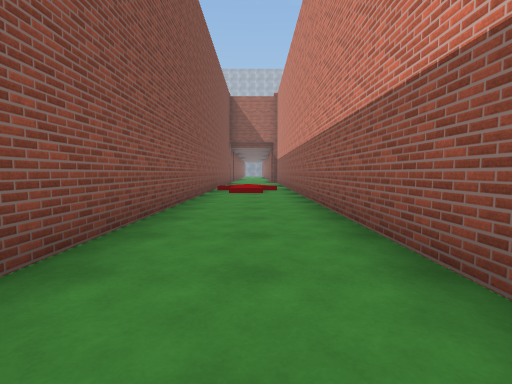
View 1 (above)

24 first-person views from a walk through a scene from a Unity 3-D project. The camera is 1.2 m above the floor, tilts 4° down and sees 85° across. The floor is counted in squares, 2 m on a side. Each view is taken from the middle of a square. On the plan, view 1 faces up. The plan holds only what a view shows up to about 9 squares ahead; the rest is blank. The place goes on beyond the plan. The player is left out. Some surface patterns are stand-ins.

View 2
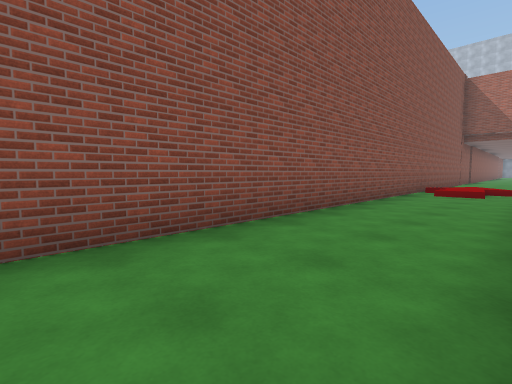

View 3
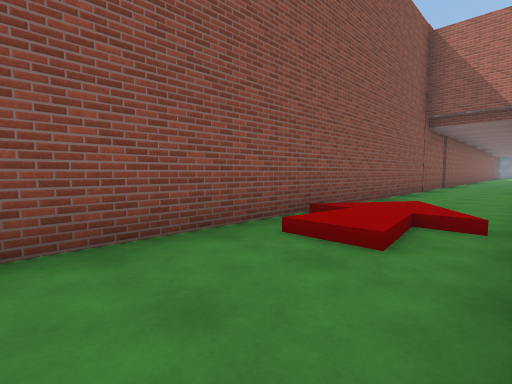

View 4
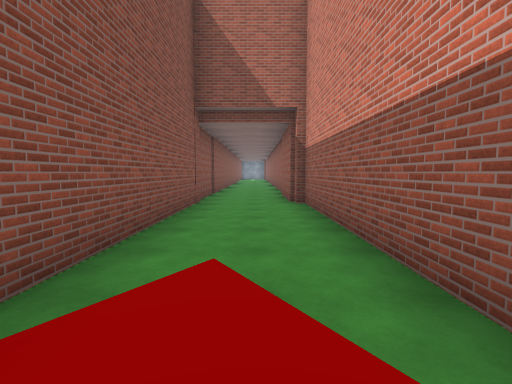

View 5
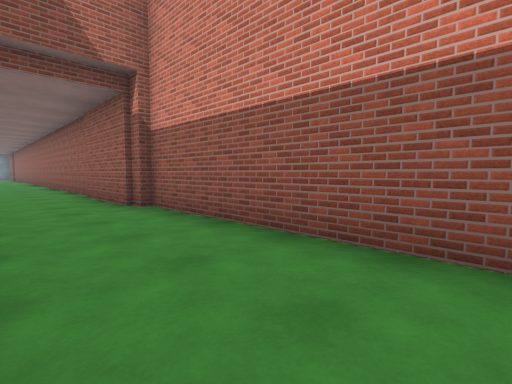

View 6
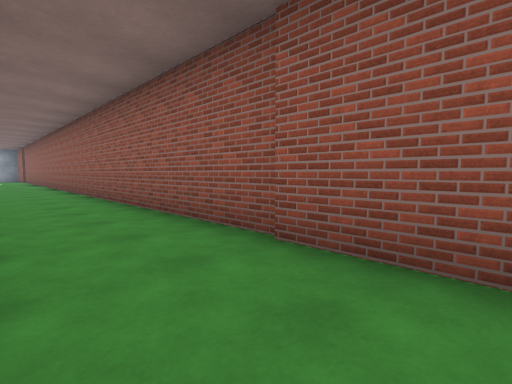

View 7
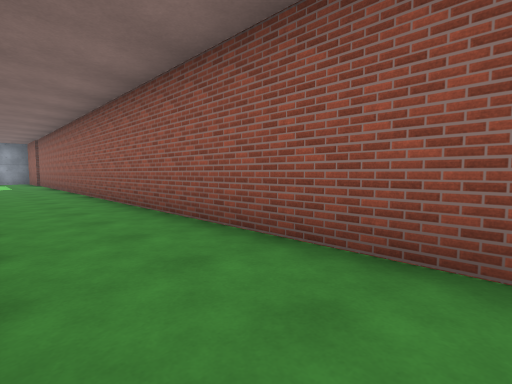

View 8
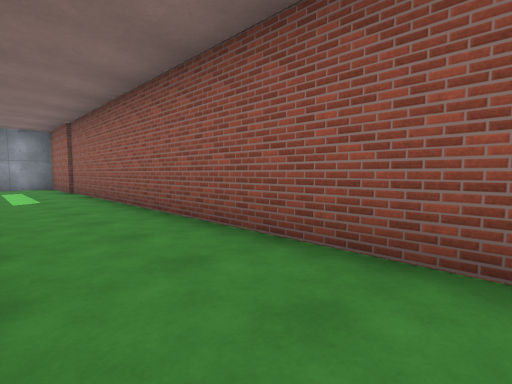

View 9
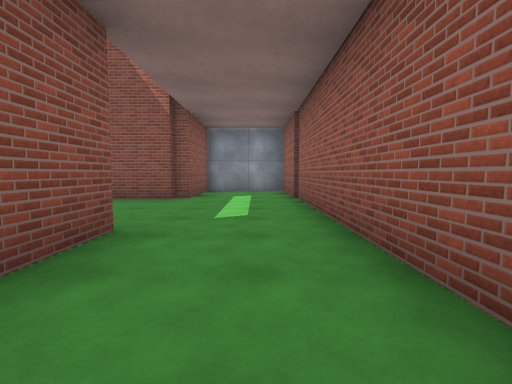

View 10
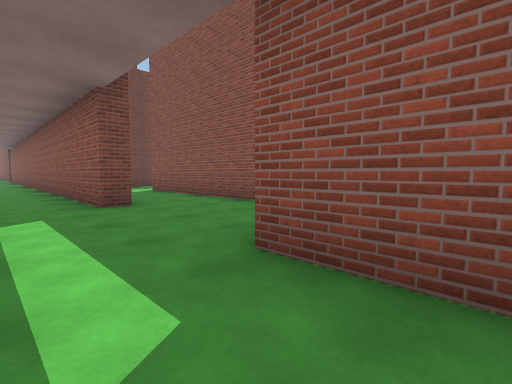

View 11
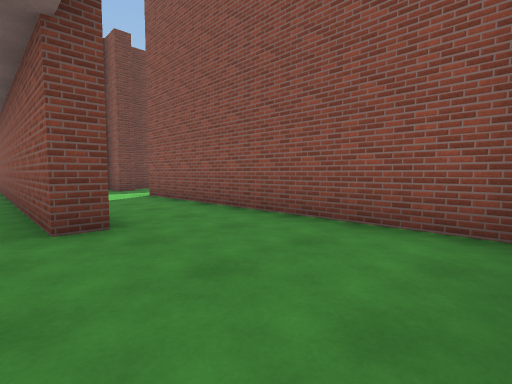

View 12
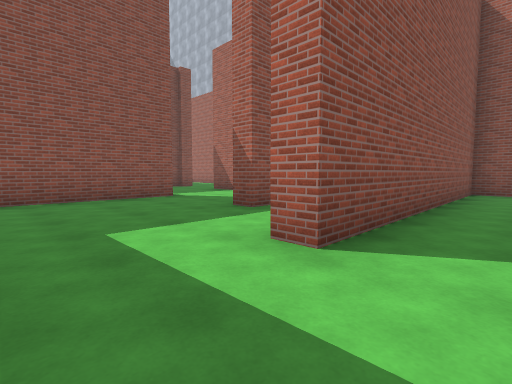

View 13
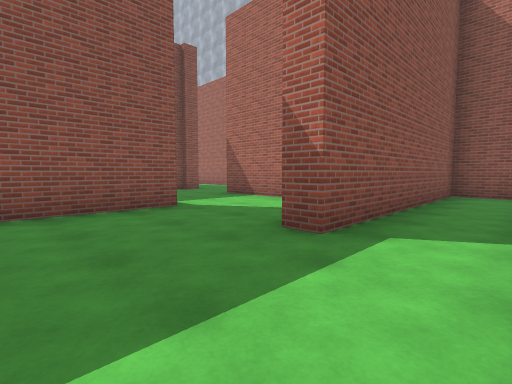

View 14
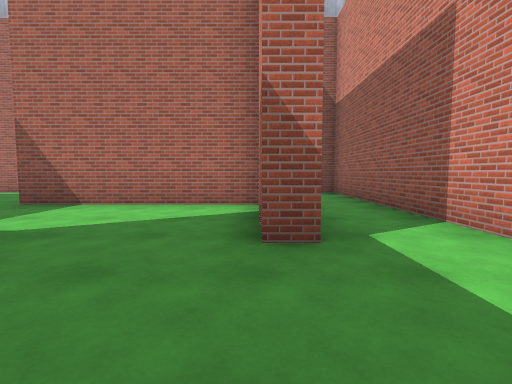

View 15
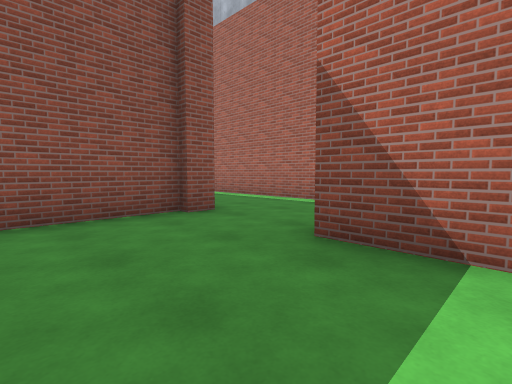

View 16
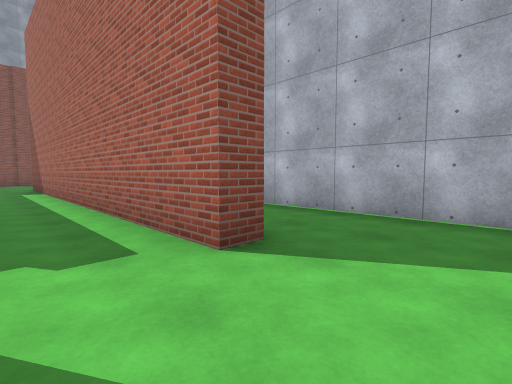

View 17
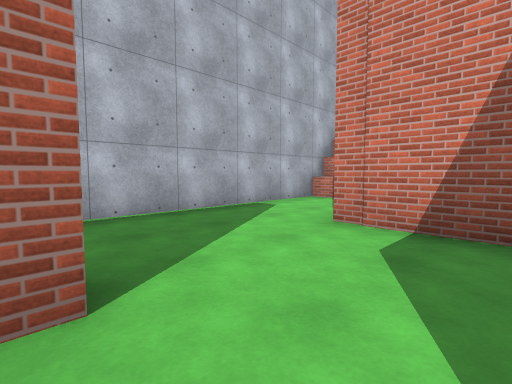

View 18
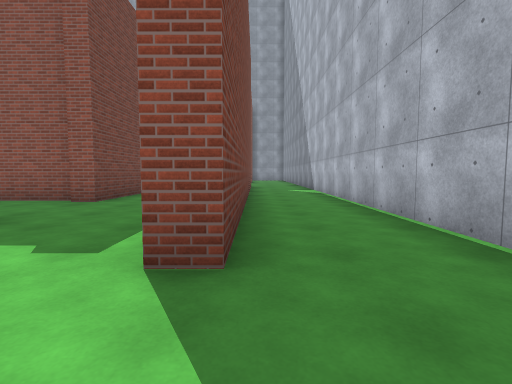

View 19
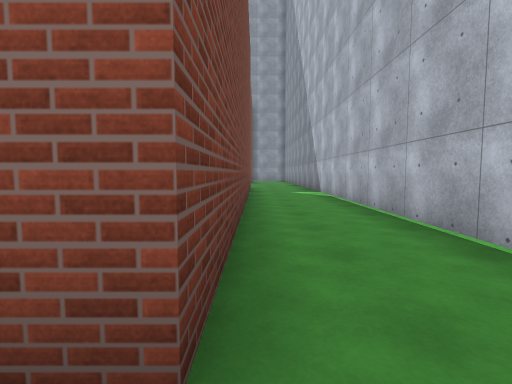

View 20
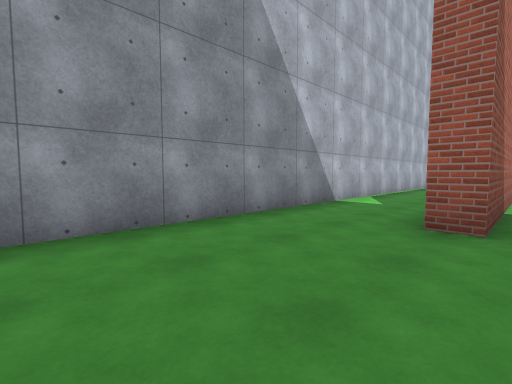

View 21
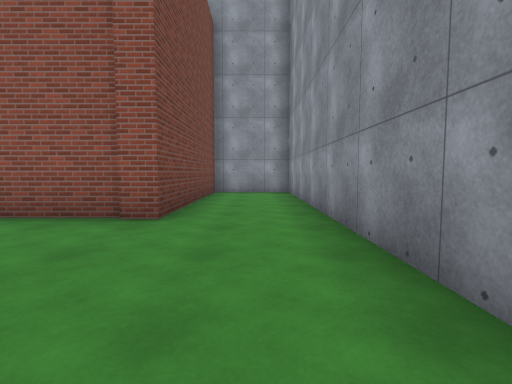

View 22
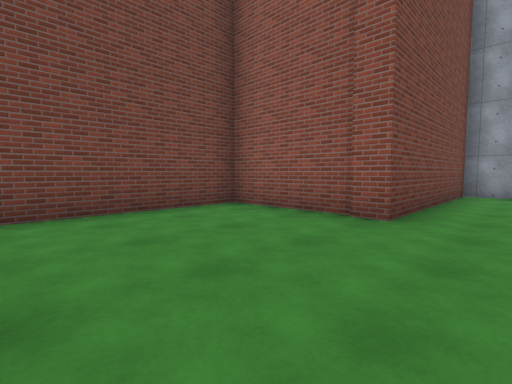

View 23
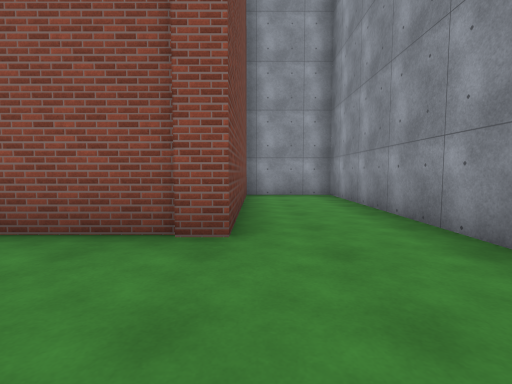

View 24
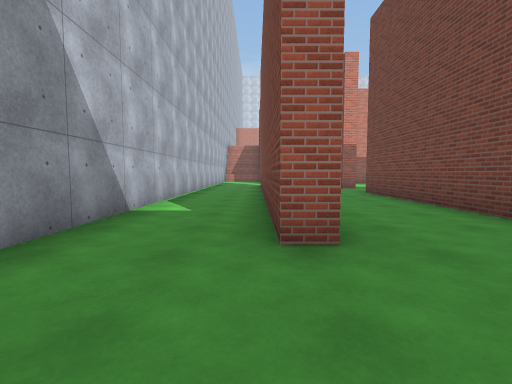

### Floor plan
Ten units are one square. View 1 is at (0, 0); x grows to the right and y downward. Boxes are objects, and circles mark ways between rooms. Rooms are numbered by the first view taken in them; rooms with no view inside come last. Other rooms are left out.
<svg viewBox="-290 -405 307 410">
<path fill="none" stroke="#000" d="M-15 -180 -15 0M10 -158 10 -390M-20 -338 -15 -338 -15 -262M12 -12 12 -159M-19 -373 -42 -373 -42 -299M10 -400 -15 -400 -15 -375 -20 -375M-47 -315 -47 -373 -64 -373 -64 -314 -70 -314M-42 -299 -48 -299M-97 -316 -97 -282M-139 -342 -139 -321M-137 -347 -137 -341M-69 -342 -115 -342M-69 -316 -69 -335M-69 -360 -69 -378M-34 -400 -196 -400M-197 -378 -97 -378 -97 -373 -114 -373M-40 -392 -40 -400M-185 -347 -137 -347M-196 -400 -285 -400 -285 -378 -237 -378 -237 -347 -201 -347M-114 -373 -197 -373 -197 -378"/>
<circle cx="-40" cy="-285" r="3" fill="#2a7"/>
<circle cx="-85" cy="-310" r="3" fill="#2a7"/>
<circle cx="-125" cy="-350" r="3" fill="#2a7"/>
<circle cx="-105" cy="-365" r="3" fill="#2a7"/>
<circle cx="-190" cy="-390" r="3" fill="#2a7"/>
<text x="-10" y="-190">1</text>
<text x="-60" y="-310">2</text>
<text x="-110" y="-330">3</text>
<text x="-110" y="-390">4</text>
<text x="-200" y="-370">5</text>
</svg>
Room 1 opens to room 2. Room 2 opens to room 3. Room 3 opens to room 5. Room 4 opens to room 5.

Where each view was taken, in squares from view 1:
view 1: 0 up, 0 right, facing up
view 2: 0 up, 1 right, facing up-left
view 3: 6 up, 1 right, facing up-left
view 4: 9 up, 0 right, facing up
view 5: 11 up, 1 left, facing up-right
view 6: 17 up, 1 left, facing up-right
view 7: 22 up, 1 left, facing up-right
view 8: 28 up, 1 left, facing up-right
view 9: 31 up, 0 right, facing up
view 10: 39 up, 0 right, facing down-left
view 11: 37 up, 1 left, facing down-left
view 12: 28 up, 3 left, facing up-left
view 13: 29 up, 5 left, facing up-left
view 14: 29 up, 7 left, facing up
view 15: 32 up, 10 left, facing up-left
view 16: 36 up, 8 left, facing up-left
view 17: 36 up, 10 left, facing up-right
view 18: 38 up, 8 left, facing left
view 19: 38 up, 9 left, facing left
view 20: 37 up, 23 left, facing up-right
view 21: 39 up, 20 left, facing left
view 22: 39 up, 20 left, facing down-left
view 23: 38 up, 21 left, facing left
view 24: 38 up, 22 left, facing right
